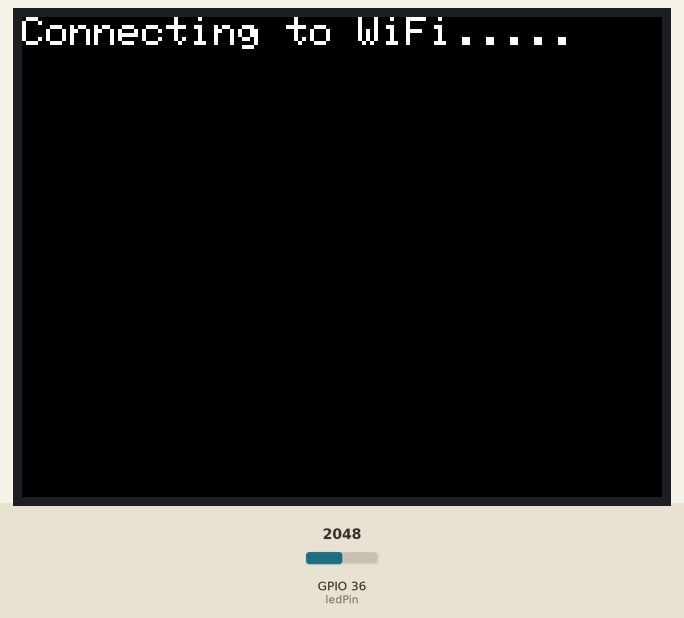
Recording of a sketch running on a simulated ESP32. Shown: 320×240 colour display. The test bench sets the inputs (shaded band); at power-on: GPIO 36 (ledPin) = 2048. WiFi joins after 1.5 s; servers stay silent unless stated; random numbers use the default seed unless the sketch sets one; no MQTT or app messages arrive unless stated; what the sketch prints to the serial monitor is not drawn.

Above: at 1.2 s.
At 2.3 s:
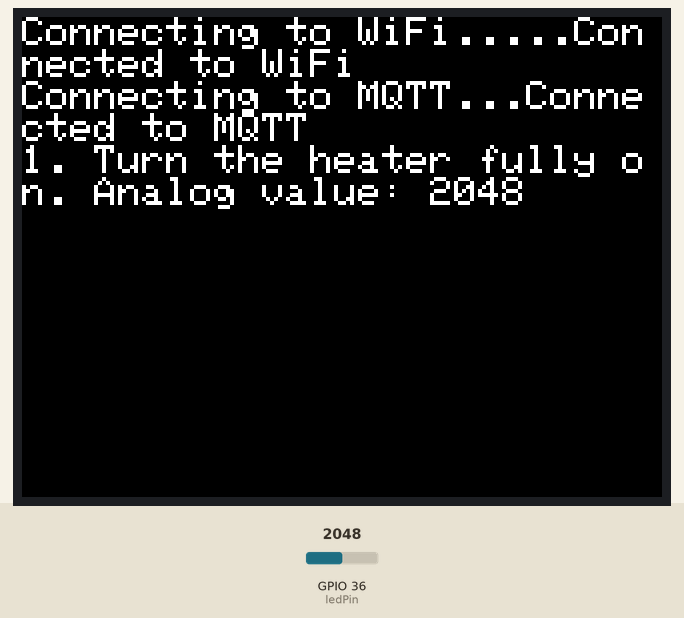
At 62.3 s:
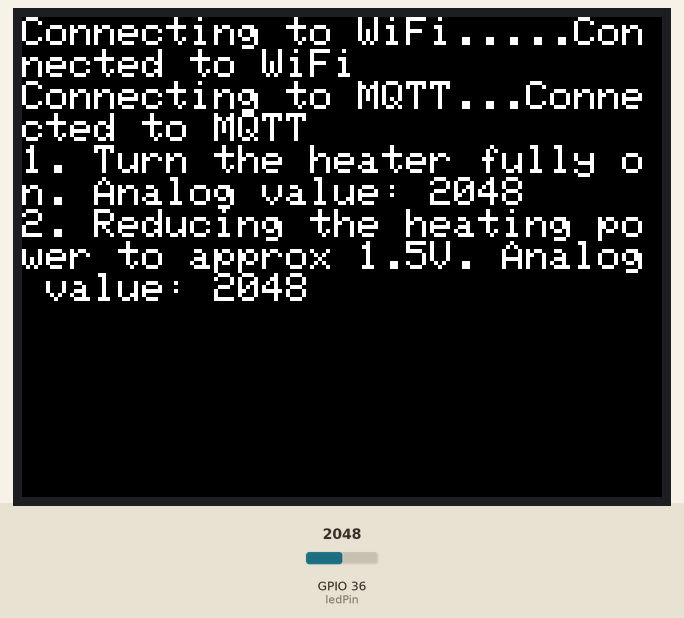

Measured:
- what the display in image 0 shows lasts 1.0 s, from 1.2 s to 2.2 s
- what the display in image 1 shows lasts 60.0 s, from 2.3 s to 62.3 s

The sketch:

Home.ino
```cpp
#include <WiFi.h>
#include <MQTT.h>
#include <M5Stack.h>

const char ssid[] = "RiseAboveThisHome";
const char pass[] = "SteelReserve";

WiFiClient net;
MQTTClient client;

unsigned long lastMillis = 0;

#define ledPin 36
int analog_value = 0;
int pwmChannel = 1;
int MQ7sensorValue = 0;   // value read from the sensor
int dutyCycle = 0;


void setup() {
  Serial.begin(115200);
  // Setup the TFT display
  M5.begin();
  M5.Lcd.setTextSize(2);
  ledcSetup(pwmChannel, 5000, 8);
  ledcAttachPin(ledPin, pwmChannel);
  ledcWrite(pwmChannel, dutyCycle);
  pinMode(ledPin, INPUT);

  WiFi.begin(ssid, pass);

  // Note: Local domain names (e.g. "Computer.local" on OSX) are not supported by Arduino.
  // You need to set the IP address directly.
  client.begin("m14.cloudmqtt.com", 11816, net);
  client.onMessage(messageReceived);

  connect();
}

void connect() {

  Serial.print("Connecting to WiFi...");
  M5.Lcd.print("Connecting to WiFi...");
  while (WiFi.status() != WL_CONNECTED) {
    Serial.print(".");
    M5.Lcd.print(".");
    delay(1000);
  }

  Serial.println("\Connected to WiFi");
  M5.Lcd.println("Connected to WiFi");

  String clientId = "Cloyd-";
  clientId += String(random(0xffff), HEX);

  Serial.print("\nConnecting to MQTT...");
  M5.Lcd.print("Connecting to MQTT...");
  while (!client.connect(clientId.c_str(), "vynckfaq", "KHSV1Q1qSUUY")) {
    Serial.print(".");
    M5.Lcd.print(".");
    delay(1000);
  }

  Serial.println("\Connected to MQTT");
  M5.Lcd.println("Connected to MQTT");

  client.subscribe("TempHumid");
  client.subscribe("MQ7");
  // client.unsubscribe("/hello");
}

void messageReceived(String &topic, String &payload) {
  //  M5.Lcd.fillScreen(TFT_BLACK);
  //  M5.Lcd.setTextColor(TFT_WHITE, TFT_BLACK);
  //  M5.Lcd.setTextSize(2);
  //  M5.Lcd.setCursor(0,0);
  //  Serial.println("Incoming: " + topic + " - " + payload);
  //  M5.Lcd.println("Incoming: " + topic + " - " + payload);

}


void loop() {
  client.loop();
  delay(10);  // <- fixes some issues with WiFi stability

  if (!client.connected()) {
    connect();
  }

  // publish a message roughly every second.
  if (millis() - lastMillis > 1000) {
    lastMillis = millis();
    //client.publish("/hello", "world");
  }

  // A) preparation
  // turn the heater fully on

  M5.Lcd.print("1. Turn the heater fully on. Analog value: ");
  Serial.print("1. Turn the heater fully on. Analog value: ");
  analog_value = analogRead(ledPin);
  M5.Lcd.println(analog_value);
  Serial.println(analog_value);
  ledcWrite(pwmChannel, 255);

  // heat for 1 min
  delay(60000);

  // now reducing the heating power: turn the heater to approx 1,4V
  M5.Lcd.print("2. Reducing the heating power to approx 1.5V. Analog value: ");
  Serial.print("2. Reducing the heating power to approx 1.5V. Analog value: ");

  analog_value = analogRead(ledPin);
  //dutyCycle = map(analog_value, 0, 4095, 0, 255);
  ledcWrite(pwmChannel, 76.5); // 255x1500/5000

  M5.Lcd.println(analog_value);
  Serial.println(analog_value);

  // heat for 90 sec
  delay(90000);

  // B) reading
  // CO2 via MQ7: we need to read the sensor at 5V, but must not let it heat up. So hurry!
  M5.Lcd.println("3. Read the sensor at 5V, but must not let it heat up. Analog value: ");
  Serial.println("3. Read the sensor at 5V, but must not let it heat up. Analog value: ");

  ledcWrite(pwmChannel, 255);
  analog_value = analogRead(ledPin);
  M5.Lcd.println(analog_value);
  Serial.println(analog_value);

  delay(50); // Getting an analog read apparently takes 100uSec
  MQ7sensorValue = analogRead(ledPin);

  // C) print the results to the serial monitor
  Serial.print("MQ-7 PPM: ");
  Serial.println(MQ7sensorValue);

  M5.Lcd.fillScreen(TFT_BLACK);
  M5.Lcd.setTextColor(TFT_WHITE, TFT_BLACK);
  M5.Lcd.setTextSize(2);
  M5.Lcd.setCursor(0, 0);
  M5.Lcd.print("*MQ-7 PPM: ");
  M5.Lcd.println(MQ7sensorValue);

  // D) interpretation
  // Detecting range: 20ppm-2000ppm carbon monoxide
  // air quality-cases: < 200 perfect, 200 - 800 normal, > 800 - 1800 high, > 1800 abnormal
  if (MQ7sensorValue <= 200)
  {
    Serial.println("Air Quality: CO perfect");
    M5.Lcd.println("*Air Quality: CO perfect");
  }
  else if ((MQ7sensorValue > 200) || (MQ7sensorValue <= 800)) // || = or
  {
    Serial.println("Air Quality: CO normal");
    M5.Lcd.println("*Air Quality: CO normal");
  }
  else if ((MQ7sensorValue > 800) || (MQ7sensorValue <= 1800))
  {
    Serial.println("Air Quality: CO high");
    M5.Lcd.println("*Air Quality: CO high");
  }
  else if (MQ7sensorValue > 1800)
  {
    //digitalWrite(ledPin, HIGH); // optical information in case of emergency
    Serial.println("Air Quality: ALARM CO very high");
    M5.Lcd.println("*Air Quality: ALARM CO very high");
    // delay(3000);
    // digitalWrite(ledPin, LOW);
  }
  else
  {
    Serial.println("MQ-7 - cant read any value - check the sensor!");
    M5.Lcd.println("*MQ-7 - cant read any value - check the sensor!");
  }

  M5.update();
}
```
